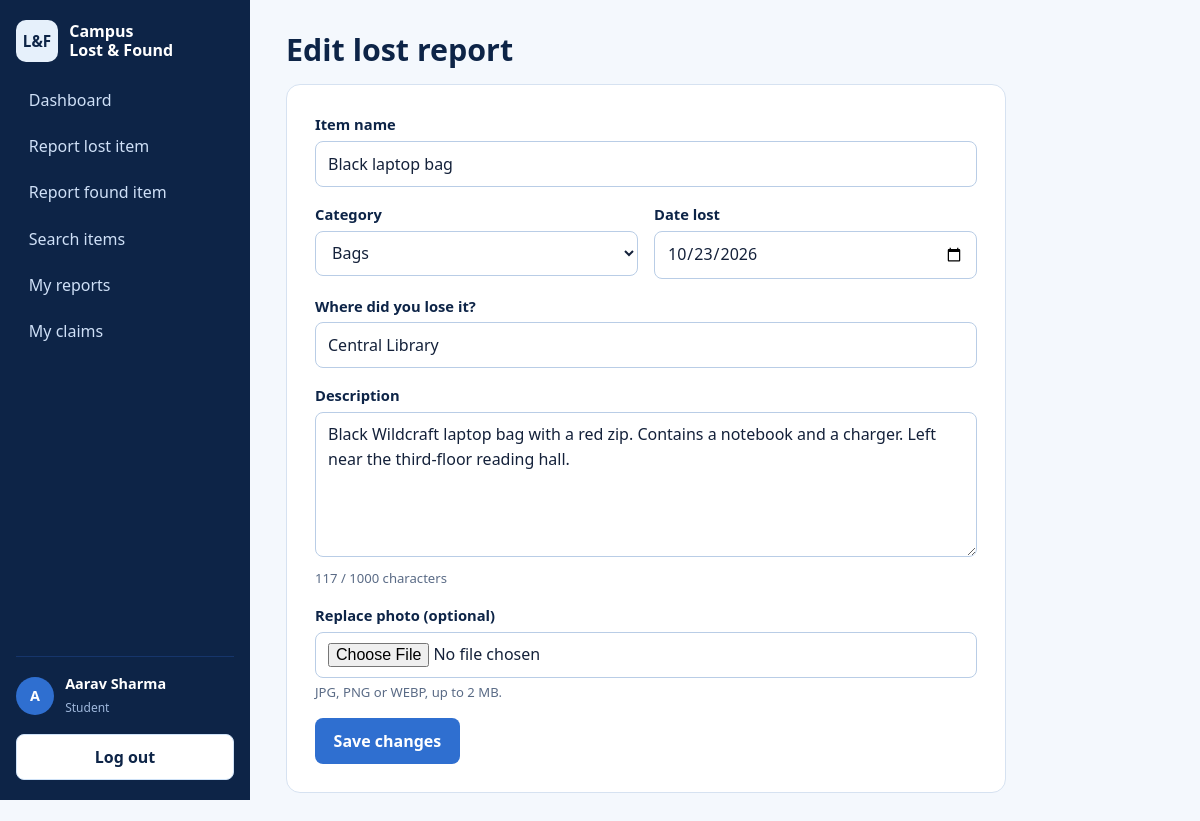
/edit-item.php?id=1 (signed in), run on the app's committed database.
### tables this page shows
CREATE TABLE users (
  id            INT UNSIGNED NOT NULL AUTO_INCREMENT,
  full_name     VARCHAR(100) NOT NULL,
  email         VARCHAR(150) NOT NULL,
  password_hash VARCHAR(255) NOT NULL,
  role          ENUM('student','admin') NOT NULL DEFAULT 'student',
  created_at    TIMESTAMP NOT NULL DEFAULT CURRENT_TIMESTAMP,
  PRIMARY KEY (id),
  UNIQUE KEY uq_users_email (email)
);

CREATE TABLE items (
  id          INT UNSIGNED NOT NULL AUTO_INCREMENT,
  user_id     INT UNSIGNED NOT NULL,
  type        ENUM('lost','found') NOT NULL,
  title       VARCHAR(120) NOT NULL,
  category    VARCHAR(50)  NOT NULL,
  location    VARCHAR(150) NOT NULL,
  item_date   DATE NOT NULL,
  description TEXT NOT NULL,
  image       VARCHAR(100) DEFAULT NULL,
  status      ENUM('open','returned','resolved') NOT NULL DEFAULT 'open',
  created_at  TIMESTAMP NOT NULL DEFAULT CURRENT_TIMESTAMP,
  updated_at  TIMESTAMP NOT NULL DEFAULT CURRENT_TIMESTAMP ON UPDATE CURRENT_TIMESTAMP,
  PRIMARY KEY (id),
  KEY idx_items_type_status (type, status),
  KEY idx_items_category (category),
  KEY idx_items_user (user_id),
  CONSTRAINT fk_items_user FOREIGN KEY (user_id) REFERENCES users(id) ON DELETE CASCADE
);

### includes/functions.php (called while the page is built, shortened)
<?php
require_once __DIR__ . '/../config/database.php';
function e($v): string { return htmlspecialchars((string)$v, ENT_QUOTES | ENT_SUBSTITUTE, 'UTF-8'); }
function url(string $path = ''): string { return BASE_URL . '/' . ltrim($path, '/'); }

### config/database.php (called while the page is built, shortened)
<?php
function db(): PDO
{
    static $pdo = null;
    if ($pdo === null) {
        try {
            $pdo = new PDO(
                'mysql:host=' . DB_HOST . ';dbname=' . DB_NAME . ';charset=utf8mb4',
                DB_USER,
                DB_PASS,
                [
                    PDO::ATTR_ERRMODE            => PDO::ERRMODE_EXCEPTION,
                    PDO::ATTR_DEFAULT_FETCH_MODE => PDO::FETCH_ASSOC,
                    PDO::ATTR_EMULATE_PREPARES   => false,
                ]
            );
        } catch (PDOException $e) {
            http_response_code(500);
            exit('Database connection failed. Start MySQL in the XAMPP Control Panel, import database.sql, and check config/database.php.');
        }
    }
    return $pdo;
}

### includes/auth.php (called while the page is built, shortened)
<?php
require_once __DIR__ . '/functions.php';
function current_user(bool $refresh = false): ?array
{
    static $cache = false;
    if ($cache === false) {
        $cache = null;
        if (!empty($_SESSION['user_id'])) {
            $st = db()->prepare('SELECT id, full_name, email, role FROM users WHERE id = :id');
            $st->execute([':id' => (int)$_SESSION['user_id']]);
            $cache = $st->fetch() ?: null;
        }
    }
    return $cache;
}
function require_login(): array
{
    $u = current_user();
    return $u;
}

### includes/item-form.php (the view, shortened to what this page needs)
<form method="post" enctype="multipart/form-data" novalidate data-validate class="form-card wide">
  <div class="field"><label for="title">Item name</label>
    <input id="title" name="title" required minlength="3" maxlength="120" value="<?= e($d['title']) ?>" placeholder="e.g. Black laptop bag">
    <?= field_error($errors, 'title') ?></div>
  <div class="row">
    <div class="field"><label for="category">Category</label>
      <select id="category" name="category" required>
        <?php foreach (CATEGORIES as $c): ?><option value="<?= e($c) ?>" <?= $d['category'] === $c ? 'selected' : '' ?>><?= e($c) ?></option><?php endforeach; ?>
      </select><?= field_error($errors, 'category') ?></div>
    <div class="field"><label for="item_date"><?= $type === 'lost' ? 'Date lost' : 'Date found' ?></label>
      <input id="item_date" type="date" name="item_date" required max="<?= date('Y-m-d') ?>" value="<?= e($d['item_date']) ?>">
      <?= field_error($errors, 'item_date') ?></div>
  </div>
  <div class="field"><label for="location"><?= $type === 'lost' ? 'Where did you lose it?' : 'Where did you find it?' ?></label>
    <input id="location" name="location" required minlength="3" maxlength="150" value="<?= e($d['location']) ?>" placeholder="e.g. Central Library, 2nd floor">
    <?= field_error($errors, 'location') ?></div>
  <div class="field"><label for="description">Description</label>
    <textarea id="description" name="description" rows="5" required minlength="10" maxlength="1000" data-counter="1000"
      placeholder="<?= $type === 'lost' ? 'Colour, brand, marks, what was inside.' : 'Describe it, but keep one detail back so the real owner can prove it.' ?>"><?= e($d['description']) ?></textarea>
    <small class="hint counter"></small><?= field_error($errors, 'description') ?></div>
  <div class="field"><label for="image"><?= $isEdit ? 'Replace photo (optional)' : 'Photo (optional)' ?></label>
    <input id="image" type="file" name="image" accept="image/jpeg,image/png,image/webp">
    <small class="hint">JPG, PNG or WEBP, up to 2 MB.</small><?= field_error($errors, 'image') ?></div>
  <button class="btn btn-primary" type="submit"><?= e($submitLabel) ?></button>
</form>

### includes/header.php (shortened to what this page needs)
<?php
require_once __DIR__ . '/auth.php';
$user       = current_user();
$adminArea  = $adminArea ?? false;
$script     = $_SERVER['SCRIPT_NAME'] ?? '';
$typeParam  = $_GET['type'] ?? '';
if ($adminArea && $user) {
    $links = [
        ['admin/dashboard.php', 'Dashboard'], ['admin/claims.php', 'Claims'],
        ['admin/items.php', 'Reports'], ['admin/users.php', 'Users'], ['index.php', 'Student site'],
    ];
} elseif ($user) {
    $links = [
        ['dashboard.php', 'Dashboard'], ['report-item.php?type=lost', 'Report lost item'],
        ['report-item.php?type=found', 'Report found item'], ['search-items.php', 'Search items'],
        ['my-reports.php', 'My reports'], ['my-claims.php', 'My claims'],
    ];
} else {
    $links = [['index.php', 'Home'], ['search-items.php', 'Search items'], ['login.php', 'Log in'],
              ['register.php', 'Create account'], ['admin/login.php', 'Admin login']];
}
function nav_active(string $link, string $script, string $typeParam): bool
{
    $path = explode('?', $link)[0];
    if (substr($script, -strlen($path)) !== $path) { return false; }
    return true;
}
?>
<!DOCTYPE html>
<html lang="en">
<head>
  <link rel="stylesheet" href="<?= url('assets/css/style.css') ?>">
</head>
<body>
<div class="shell">
  <aside class="sidebar" id="sidebar">
    <a class="brand" href="<?= url($adminArea ? 'admin/dashboard.php' : 'index.php') ?>">
      <span class="brand-mark" aria-hidden="true">L&amp;F</span>
      <span>Campus<br>Lost &amp; Found<?= $adminArea ? ' <small>Admin</small>' : '' ?></span>
    </a>
    <nav aria-label="Main">
      <?php foreach ($links as [$href, $label]): ?>
        <a href="<?= url($href) ?>" class="<?= nav_active($href, $script, $typeParam) ? 'active' : '' ?>"><?= e($label) ?></a>
      <?php endforeach; ?>
    </nav>
    <?php if ($user): ?>
      <div class="side-user">
        <div class="avatar" aria-hidden="true"><?= e(mb_strtoupper(mb_substr($user['full_name'], 0, 1))) ?></div>
        <div><strong><?= e($user['full_name']) ?></strong><br><small><?= e($user['role']) ?></small></div>
      </div>
      <form method="post" action="<?= url('logout.php') ?>">
        <button class="btn btn-light btn-block" type="submit">Log out</button>
      </form>
    <?php endif; ?>
  </aside>
  <main id="main" class="content">

### edit-item.php (shortened to what this page needs)
<?php
require_once __DIR__ . '/includes/auth.php';
$user = require_login();
$id = (int)($_GET['id'] ?? $_POST['id'] ?? 0);
$st = db()->prepare('SELECT * FROM items WHERE id = :id');
$st->execute([':id' => $id]);
$item = $st->fetch();
$type = $item['type'];
$d = ['title' => $item['title'], 'category' => $item['category'], 'location' => $item['location'],
      'item_date' => $item['item_date'], 'description' => $item['description']];
$isEdit = true; $currentImage = $item['image']; $submitLabel = 'Save changes';
require __DIR__ . '/includes/header.php';
?>
<h1>Edit <?= e($type) ?> report</h1>
<?php require __DIR__ . '/includes/item-form.php'; ?>
<?php require __DIR__ . '/includes/footer.php'; ?>

### assets/css/style.css (style rules this page uses)
:root { --navy: #0d2447; --navy-2: #16356b; --blue: #2f6fd0; --sky: #e6f0fb; --sky-2: #cfe2f7; --ink: #14213a; --muted: #5a6b86; --line: #d6e2f1; --white: #fff; --red: #b3261e; --green: #17734a; --amber: #8a5a00; --radius: 10px; --sidebar: 250px; }
* { box-sizing: border-box; }
html { scroll-behavior: smooth; }
body { margin: 0; color: var(--ink); background: #f4f8fd; font: 16px/1.55 "Segoe UI", system-ui, -apple-system, Roboto, Arial, sans-serif; }
h1, h2, h3 { color: var(--navy); line-height: 1.2; margin: 0 0 .6rem; }
h1 { font-size: 1.9rem; }
a { color: var(--blue); }
.shell { display: flex; min-height: 100vh; }
.sidebar { width: var(--sidebar); flex: none; background: var(--navy); color: #fff; padding: 1.25rem 1rem; display: flex; flex-direction: column; gap: 1rem; position: sticky; top: 0; height: 100vh; overflow-y: auto; }
.brand { display: flex; align-items: center; gap: .7rem; color: #fff; text-decoration: none; font-weight: 600; line-height: 1.2; }
.brand-mark { display: grid; place-items: center; width: 42px; height: 42px; border-radius: 10px; background: var(--sky); color: var(--navy); font-weight: 800; font-size: .95rem; }
.sidebar nav { display: flex; flex-direction: column; gap: .15rem; flex: 1; }
.sidebar nav a { color: #cfe0f7; text-decoration: none; padding: .6rem .8rem; border-radius: 8px; }
.side-user { display: flex; gap: .7rem; align-items: center; border-top: 1px solid var(--navy-2); padding-top: 1rem; font-size: .9rem; }
.side-user small { color: #9fb8dc; text-transform: capitalize; }
.avatar { width: 38px; height: 38px; border-radius: 50%; background: var(--blue); display: grid; place-items: center; font-weight: 700; }
.content { flex: 1; min-width: 0; padding: 2rem clamp(1rem, 3vw, 2.5rem); max-width: 1200px; }
.btn { display: inline-block; border: 1px solid transparent; border-radius: 8px; padding: .6rem 1.1rem; font: inherit; font-weight: 600; cursor: pointer; text-decoration: none; text-align: center; }
.btn-primary { background: var(--blue); color: #fff; }
.btn-light { background: var(--white); color: var(--navy); border-color: var(--sky-2); }
.btn-block { display: block; width: 100%; }
.form-card { background: var(--white); border: 1px solid var(--line); border-radius: 14px; padding: 1.75rem; max-width: 440px; margin: 1.5rem auto; }
.form-card.wide { max-width: 720px; margin: 1rem 0; }
.field { margin-bottom: 1rem; }
.row { display: grid; grid-template-columns: 1fr 1fr; gap: 1rem; }
label { display: block; font-weight: 600; margin-bottom: .3rem; color: var(--navy); font-size: .92rem; }
input, select, textarea { width: 100%; border: 1px solid #b9cde6; border-radius: 8px; padding: .6rem .75rem; font: inherit; background: #fff; color: var(--ink); }
.hint { display: block; color: var(--muted); font-size: .82rem; margin-top: .25rem; }

### data on the page
users: full_name "A", full_name "Aarav Sharma", role "Student"
items: type "lost", title "Black laptop bag", item_date "10/23/2026", location "Central Library", description "Black Wildcraft laptop bag with a red zip. Contains a notebook and a charger. Left near the third-floor reading hall."

### other printed values
$label "Dashboard"
$label "Report lost item"
$label "Report found item"
$label "Search items"
$label "My reports"
$label "My claims"
$submitLabel "Save changes"
form field category "Bags"
